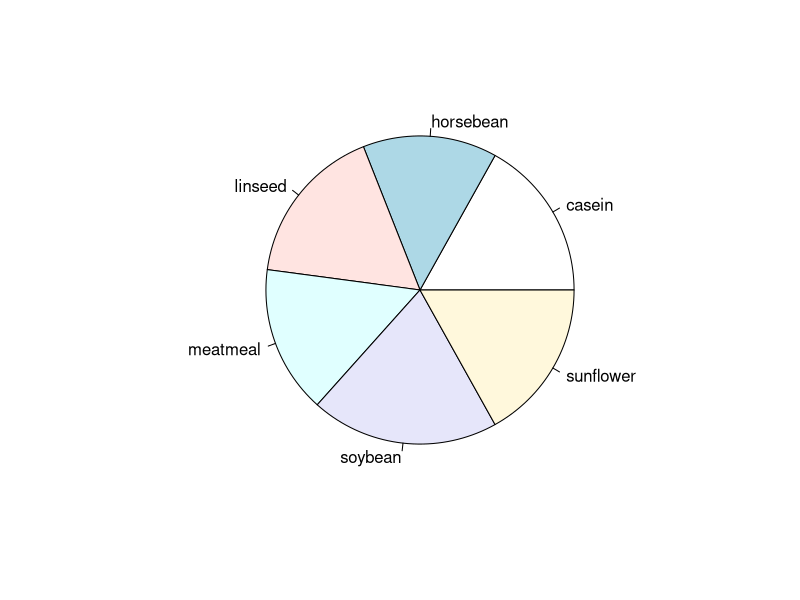
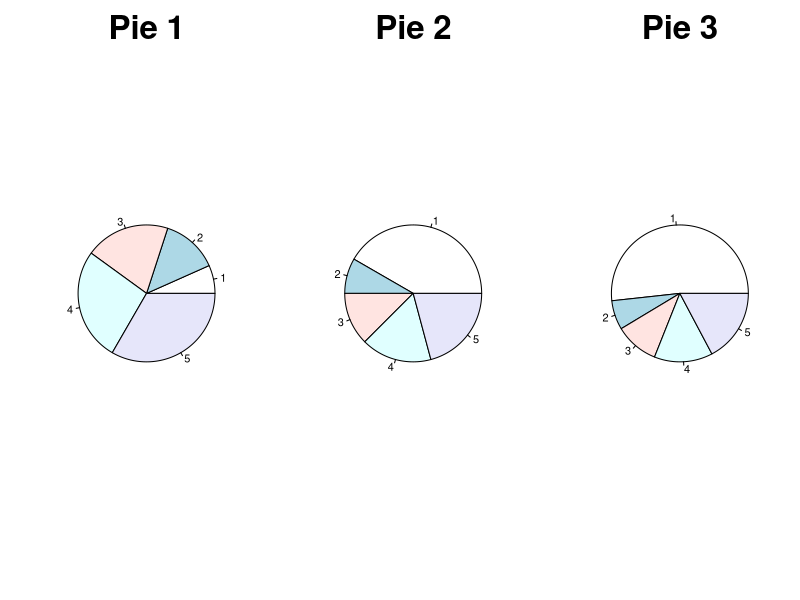

Reproduce these figures in R, in order.
require('datasets')
a1 <- chickwts
feed = table(a1$feed)
pie(feed)

pie.a <- c(1,2,3,4,5)
pie.b <- c(10,2,3,4,5)
pie.c <- c(15,2,3,4,5)

# par() set or query graphical parameters
oldpar <- par() 
par(mfrow= c(1,3), cex.main = 3) # rows (mfrow) 

pie(pie.a, main = "Pie 1")
pie(pie.b, main = "Pie 2")
pie(pie.c, main = "Pie 3")

par(oldpar) # restore old graphical parameters

rm(list=ls())
